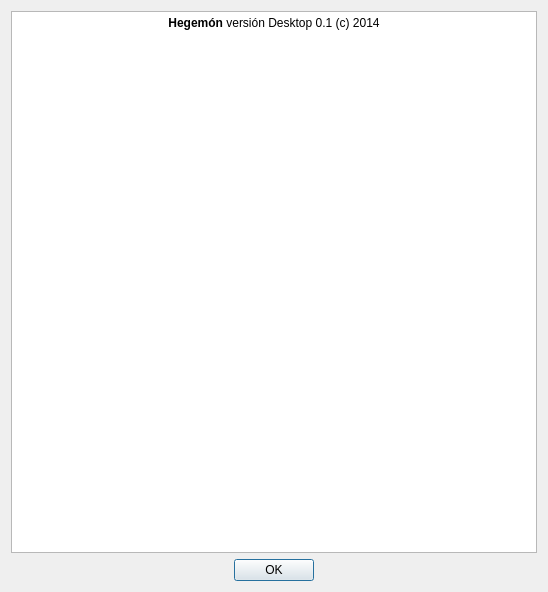
<?xml version="1.0" encoding="UTF-8"?>
<ui version="4.0">
 <class>DialogAbout</class>
 <widget class="QDialog" name="DialogAbout">
  <property name="geometry">
   <rect>
    <x>0</x>
    <y>0</y>
    <width>548</width>
    <height>592</height>
   </rect>
  </property>
  <property name="minimumSize">
   <size>
    <width>548</width>
    <height>592</height>
   </size>
  </property>
  <property name="maximumSize">
   <size>
    <width>548</width>
    <height>592</height>
   </size>
  </property>
  <property name="windowTitle">
   <string>Acerca de Hegemón</string>
  </property>
  <property name="modal">
   <bool>true</bool>
  </property>
  <layout class="QVBoxLayout" name="verticalLayout">
   <item>
    <widget class="QTextEdit" name="textEdit">
     <property name="readOnly">
      <bool>true</bool>
     </property>
     <property name="html">
      <string>&lt;!DOCTYPE HTML PUBLIC &quot;-//W3C//DTD HTML 4.0//EN&quot; &quot;http://www.w3.org/TR/REC-html40/strict.dtd&quot;&gt;
&lt;html&gt;&lt;head&gt;&lt;meta name=&quot;qrichtext&quot; content=&quot;1&quot; /&gt;&lt;style type=&quot;text/css&quot;&gt;
p, li { white-space: pre-wrap; }
&lt;/style&gt;&lt;/head&gt;&lt;body style=&quot; font-family:'Sans Serif'; font-size:9pt; font-weight:400; font-style:normal;&quot;&gt;
&lt;p align=&quot;center&quot; style=&quot; margin-top:0px; margin-bottom:0px; margin-left:0px; margin-right:0px; -qt-block-indent:0; text-indent:0px;&quot;&gt;&lt;span style=&quot; font-weight:600;&quot;&gt;Hegemón&lt;/span&gt; versión Desktop 0.1 (c) 2014&lt;/p&gt;
&lt;p align=&quot;center&quot; style=&quot; margin-top:0px; margin-bottom:0px; margin-left:0px; margin-right:0px; -qt-block-indent:0; text-indent:0px;&quot;&gt;&lt;img src=&quot;:/icon/hegemon-logo-dark&quot; /&gt;&lt;/p&gt;&lt;/body&gt;&lt;/html&gt;</string>
     </property>
    </widget>
   </item>
   <item>
    <widget class="QDialogButtonBox" name="buttonBox">
     <property name="orientation">
      <enum>Qt::Horizontal</enum>
     </property>
     <property name="standardButtons">
      <set>QDialogButtonBox::Ok</set>
     </property>
     <property name="centerButtons">
      <bool>true</bool>
     </property>
    </widget>
   </item>
  </layout>
 </widget>
 <resources/>
 <connections>
  <connection>
   <sender>buttonBox</sender>
   <signal>accepted()</signal>
   <receiver>DialogAbout</receiver>
   <slot>accept()</slot>
   <hints>
    <hint type="sourcelabel">
     <x>248</x>
     <y>254</y>
    </hint>
    <hint type="destinationlabel">
     <x>157</x>
     <y>274</y>
    </hint>
   </hints>
  </connection>
  <connection>
   <sender>buttonBox</sender>
   <signal>rejected()</signal>
   <receiver>DialogAbout</receiver>
   <slot>reject()</slot>
   <hints>
    <hint type="sourcelabel">
     <x>316</x>
     <y>260</y>
    </hint>
    <hint type="destinationlabel">
     <x>286</x>
     <y>274</y>
    </hint>
   </hints>
  </connection>
 </connections>
</ui>
